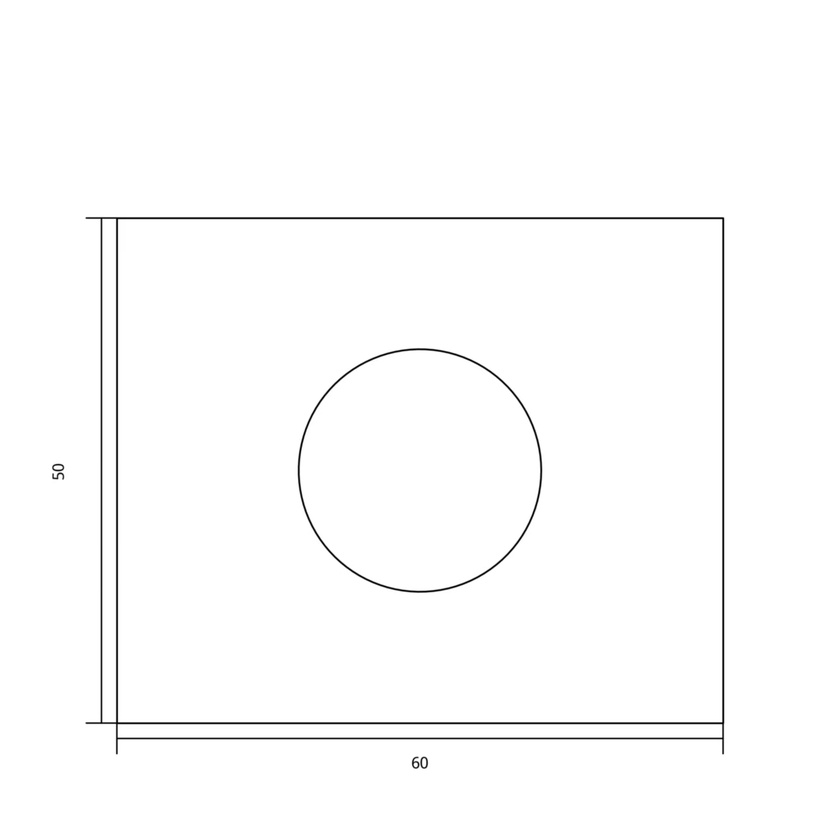
#> input picture data/real/real01.jpg, 840 x 840 px, shrunk from 1280 x 1280 before the run
$ python -i ocr_preprocess.py   (imports and definitions only)
#> lines starting #> are read from the running program, lines starting #| are printed output that depends on the picture; after the words box and inside, x2 and y2 are one past the last pixel; in counts of white or black regions, pixels touching at a corner belong together
#> further down, picture is the input picture: shape (840, 840, 3); min 0, max 255, mean 252.3
"""Extra OCR views only: original color geometry is never modified."""
from __future__ import annotations

import re
import cv2
import numpy as np


def ocr_views(image):
    gray=cv2.cvtColor(image,cv2.COLOR_BGR2GRAY)
    _,binary=cv2.threshold(gray,0,255,cv2.THRESH_BINARY+cv2.THRESH_OTSU)
#> binary: shape (840, 840); 98.9% white; black in thin lines or dots, all inside (x1, y1, x2, y2) = (52, 217, 724, 769)
    ink=255-binary
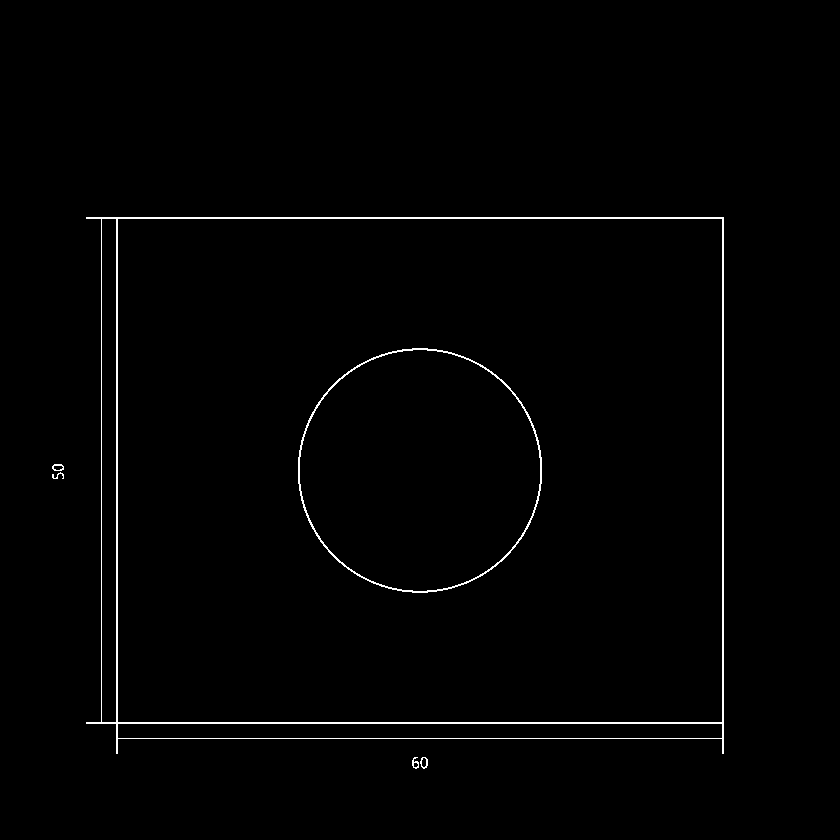
#> ink: shape (840, 840); 1.1% white in thin lines or dots, all inside (x1, y1, x2, y2) = (52, 217, 724, 769)
    h,w=gray.shape
    lines=np.zeros_like(ink)
    # Kernels exceed ordinary glyph strokes; round outlines are intentionally
    # retained so 0/O/diameter signs cannot be erased as presumed circles.
    for kernel in (np.ones((1,max(45,w//16)),np.uint8),
                   np.ones((max(45,h//16),1),np.uint8)):
        lines|=cv2.morphologyEx(ink,cv2.MORPH_OPEN,kernel)
#> this loop made 2 passes
#> pass 1, in ocr_views, `lines|=cv2.morphologyEx(ink,cv2.MORPH_OPEN,kernel)`:
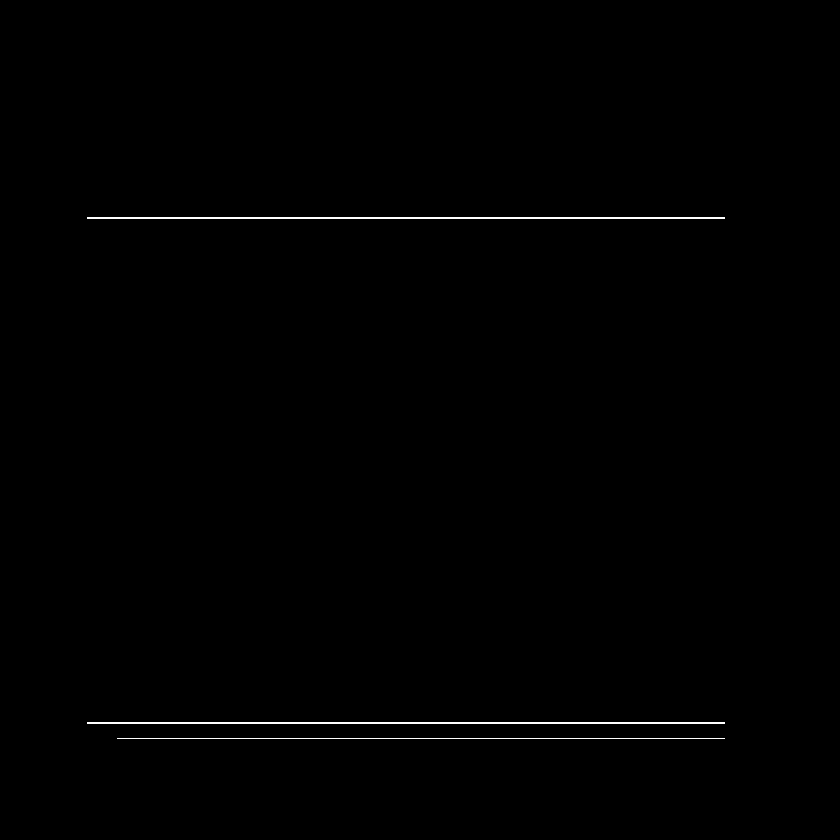
#> lines: shape (840, 840); 0.45% white in thin lines or dots, all inside (x1, y1, x2, y2) = (87, 217, 725, 739)
#> pass 2, in ocr_views, `lines|=cv2.morphologyEx(ink,cv2.MORPH_OPEN,kernel)`:
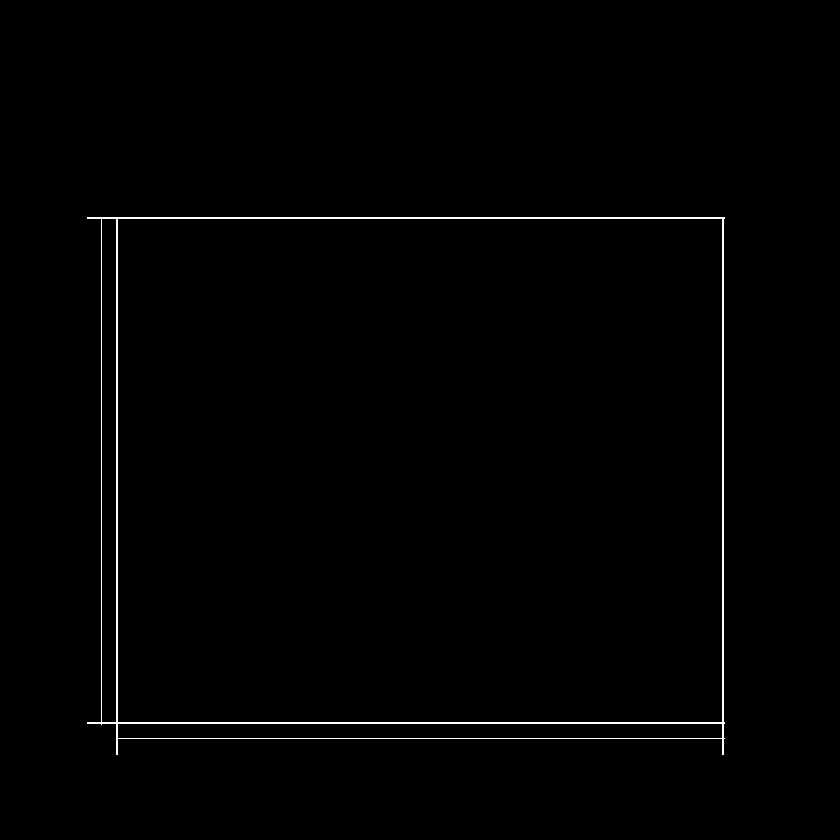
#> lines: shape (840, 840); 0.82% white in thin lines or dots, all inside (x1, y1, x2, y2) = (87, 217, 725, 755)
    lines=cv2.dilate(lines,np.ones((3,3),np.uint8))
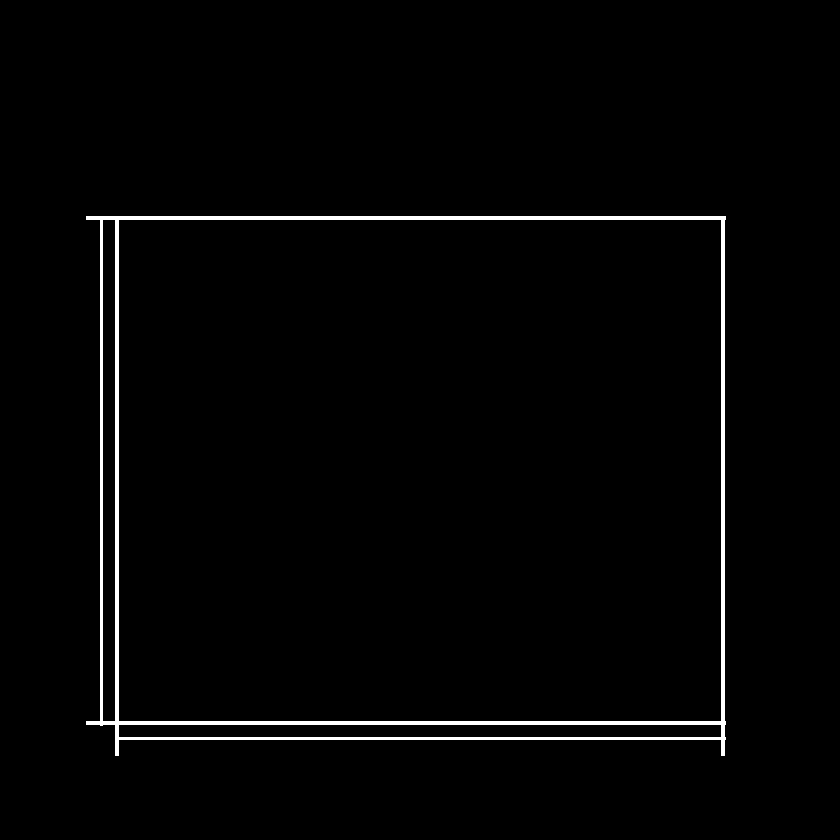
#> lines: shape (840, 840); 1.8% white; 1 white region, box (x1, y1, x2, y2) and area: (86, 216, 726, 756) 12691
    clean=binary.copy();clean[lines>0]=255
#> after `clean[lines > 0] = 255`:
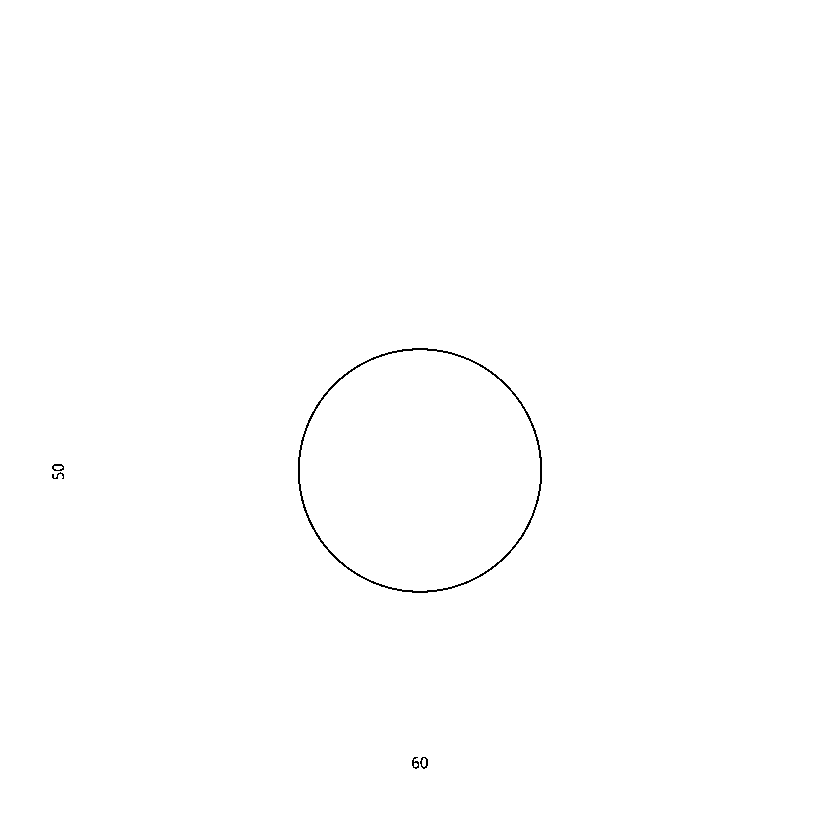
#> clean: shape (840, 840); 99.8% white; black in thin lines or dots, all inside (x1, y1, x2, y2) = (52, 348, 542, 769)
    return dict(gray=gray,binary=binary,line_mask=lines,clean=clean)


# [9 lines left out: function suspicious_line_box, not called in this run]

>>> import cv2
>>> picture = cv2.imread('../data/real/real01.jpg')
>>> result = ocr_views(picture)
#> result = 4 items

$ run again, on data/real/real02.jpg
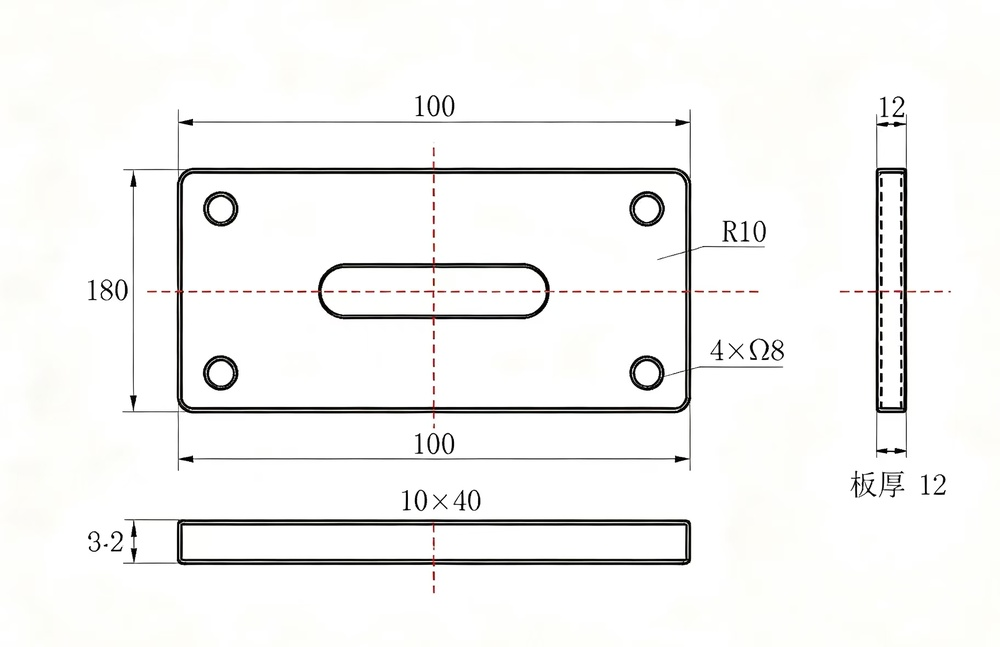
#> input picture data/real/real02.jpg, 1000 x 647 px, shrunk from 1824 x 1181 before the run
#> picture is the input picture: shape (647, 1000, 3); mean B, G, R 243.5, 244.8, 244.9
#> in ocr_views, `_,binary=cv2.threshold(gray,0,255,cv2.THRESH_BINARY+cv2.THRESH_OTSU)`:
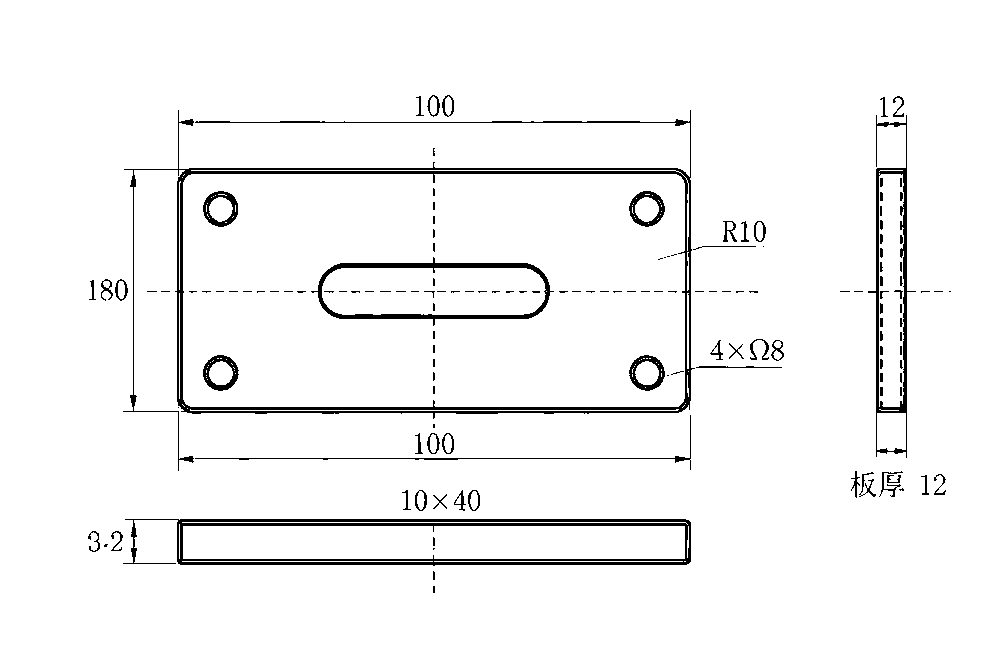
#> binary: shape (647, 1000); 95.9% white; 145 black regions (83 under 20 px), largest, box (x1, y1, x2, y2) and area: (123, 110, 695, 471) 8936, (123, 519, 691, 566) 6219, (311, 257, 554, 326) 2421
#> in ocr_views, `clean[lines > 0] = 255`:
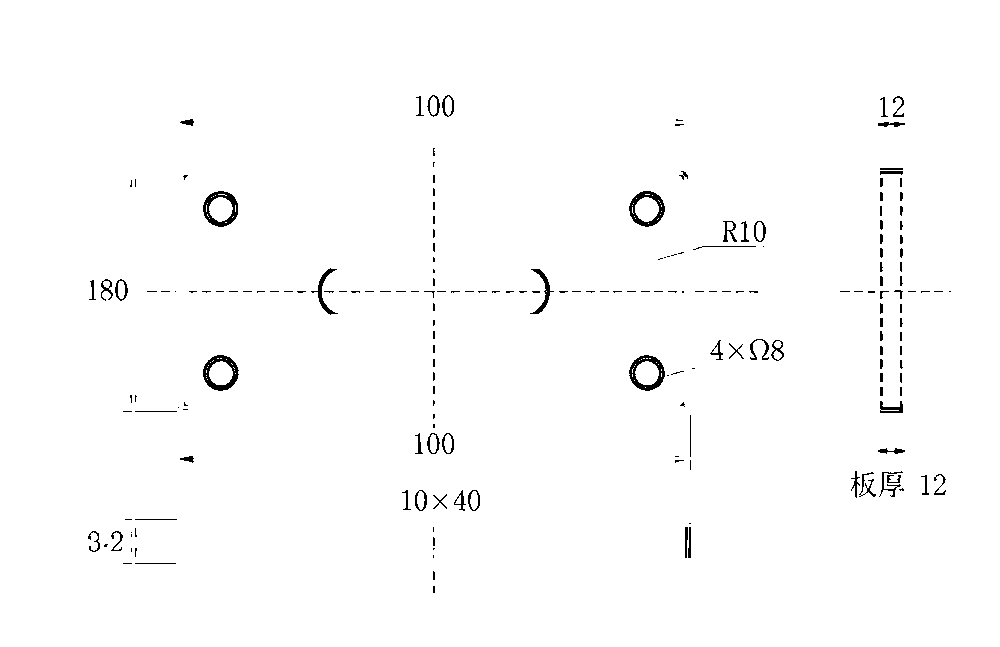
#> clean: shape (647, 1000); 98.8% white; black in thin lines or dots, all inside (x1, y1, x2, y2) = (88, 95, 951, 593)
#> result = 4 items

$ run again, on data/real/real03.jpg
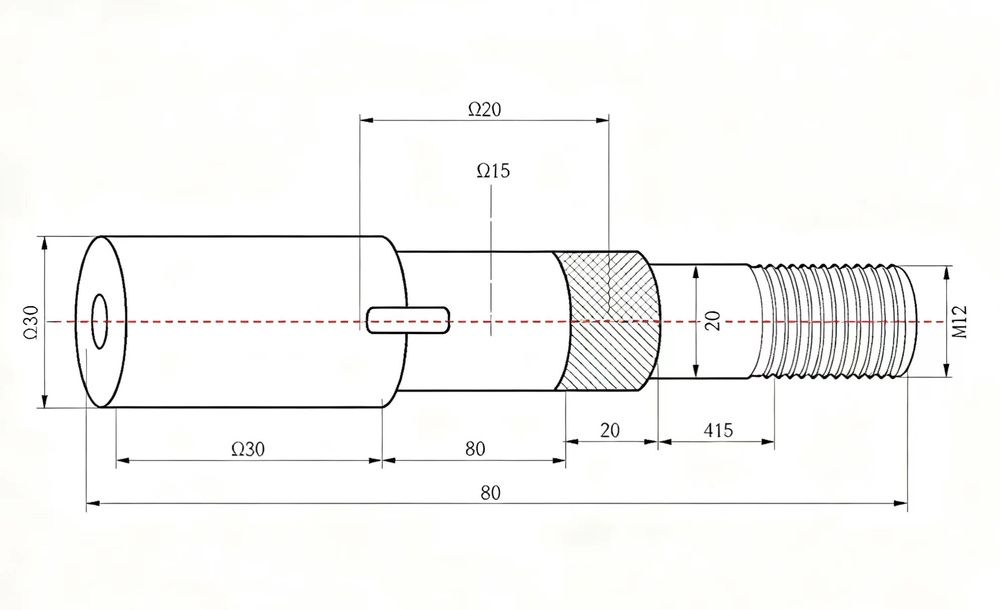
#> input picture data/real/real03.jpg, 1000 x 610 px, shrunk from 1992 x 1216 before the run
#> picture is the input picture: shape (610, 1000, 3); mean B, G, R 246.7, 248.3, 248.3
#> in ocr_views, `_,binary=cv2.threshold(gray,0,255,cv2.THRESH_BINARY+cv2.THRESH_OTSU)`:
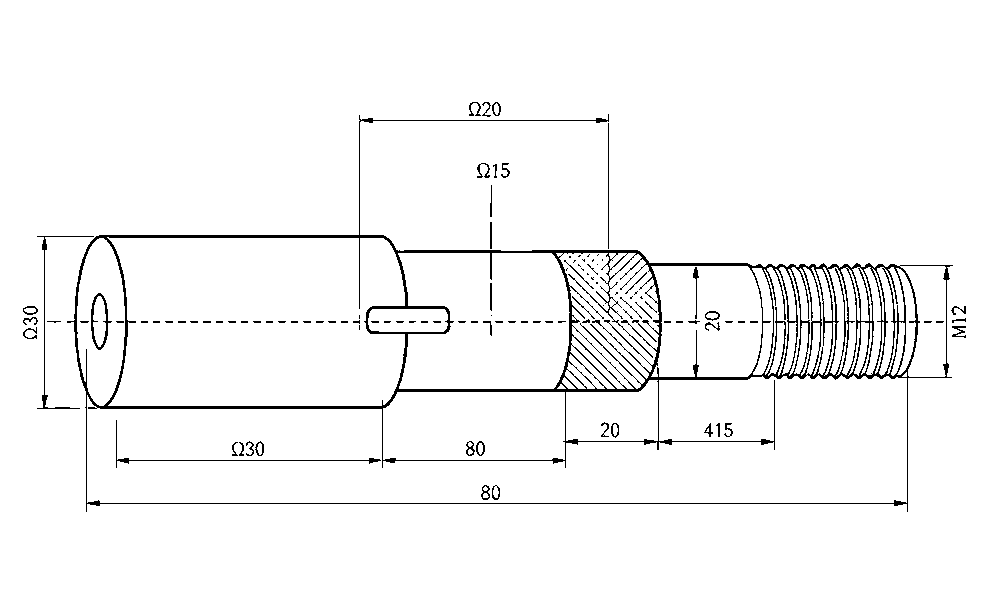
#> binary: shape (610, 1000); 96.7% white; black in thin lines or dots, all inside (x1, y1, x2, y2) = (23, 102, 966, 512)
#> in ocr_views, `clean[lines > 0] = 255`:
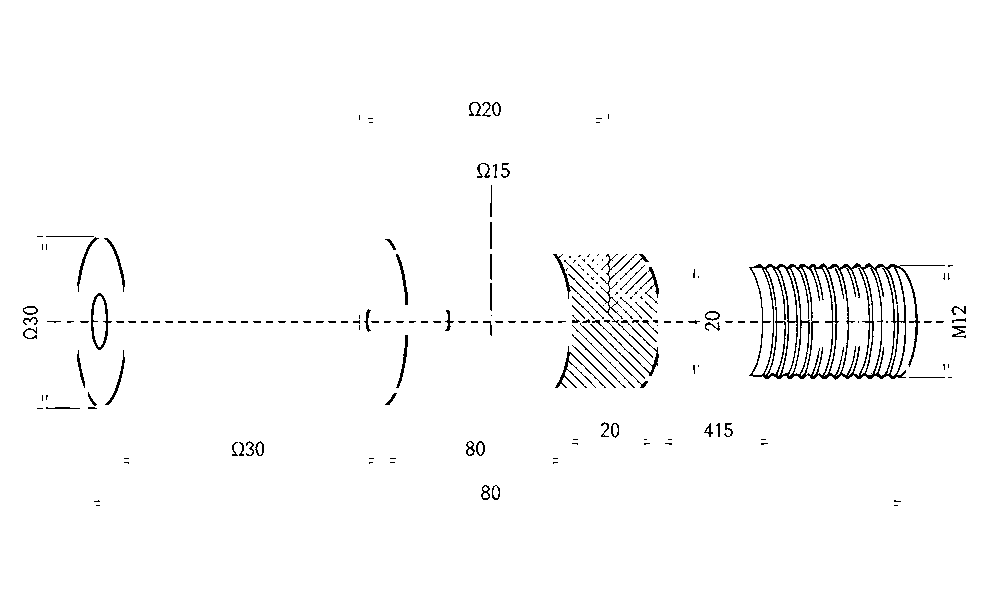
#> clean: shape (610, 1000); 98.2% white; black in thin lines or dots, all inside (x1, y1, x2, y2) = (23, 102, 966, 506)
#> result = 4 items
